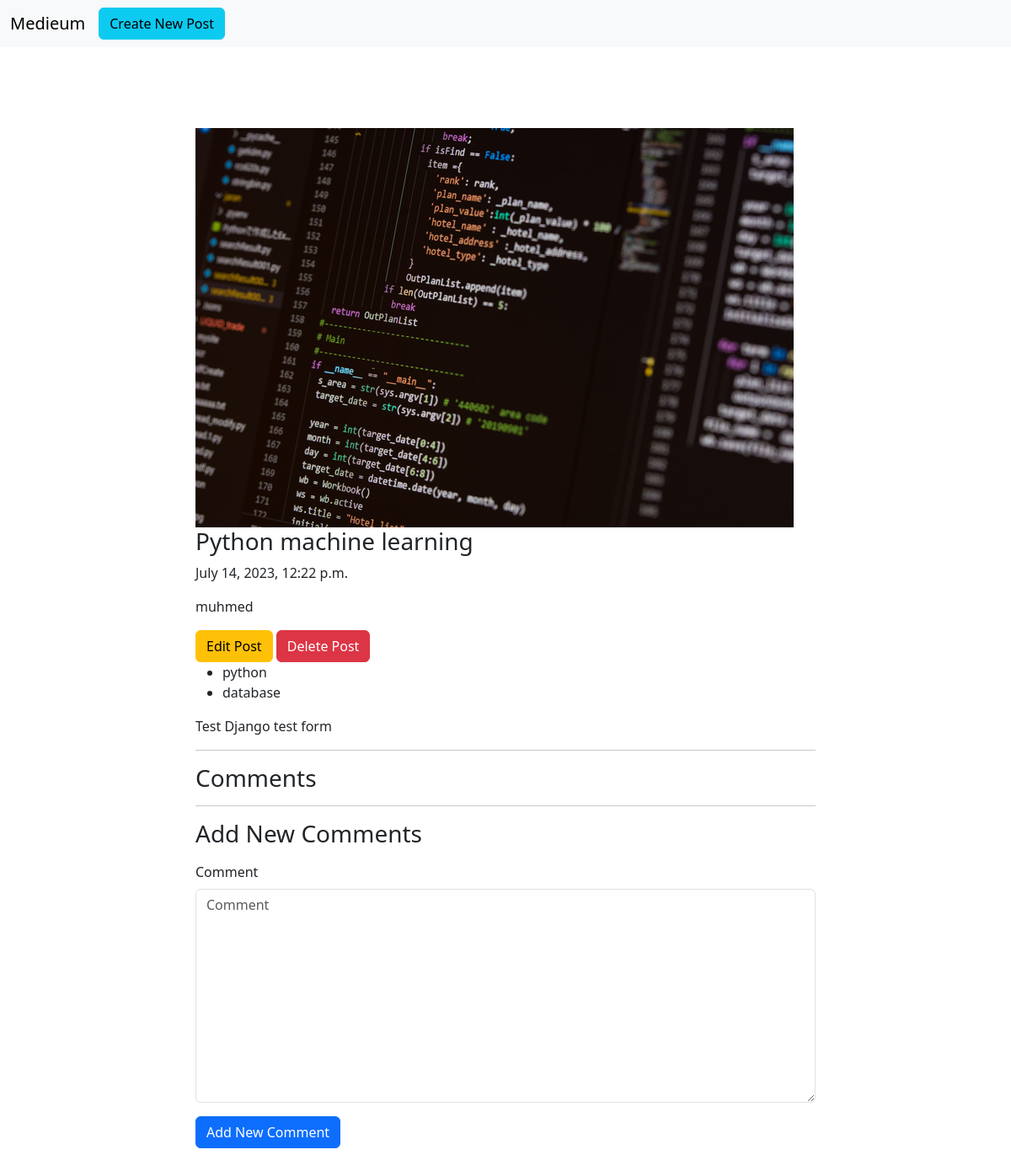
/blog/5, run on an earlier commit of the app's database.
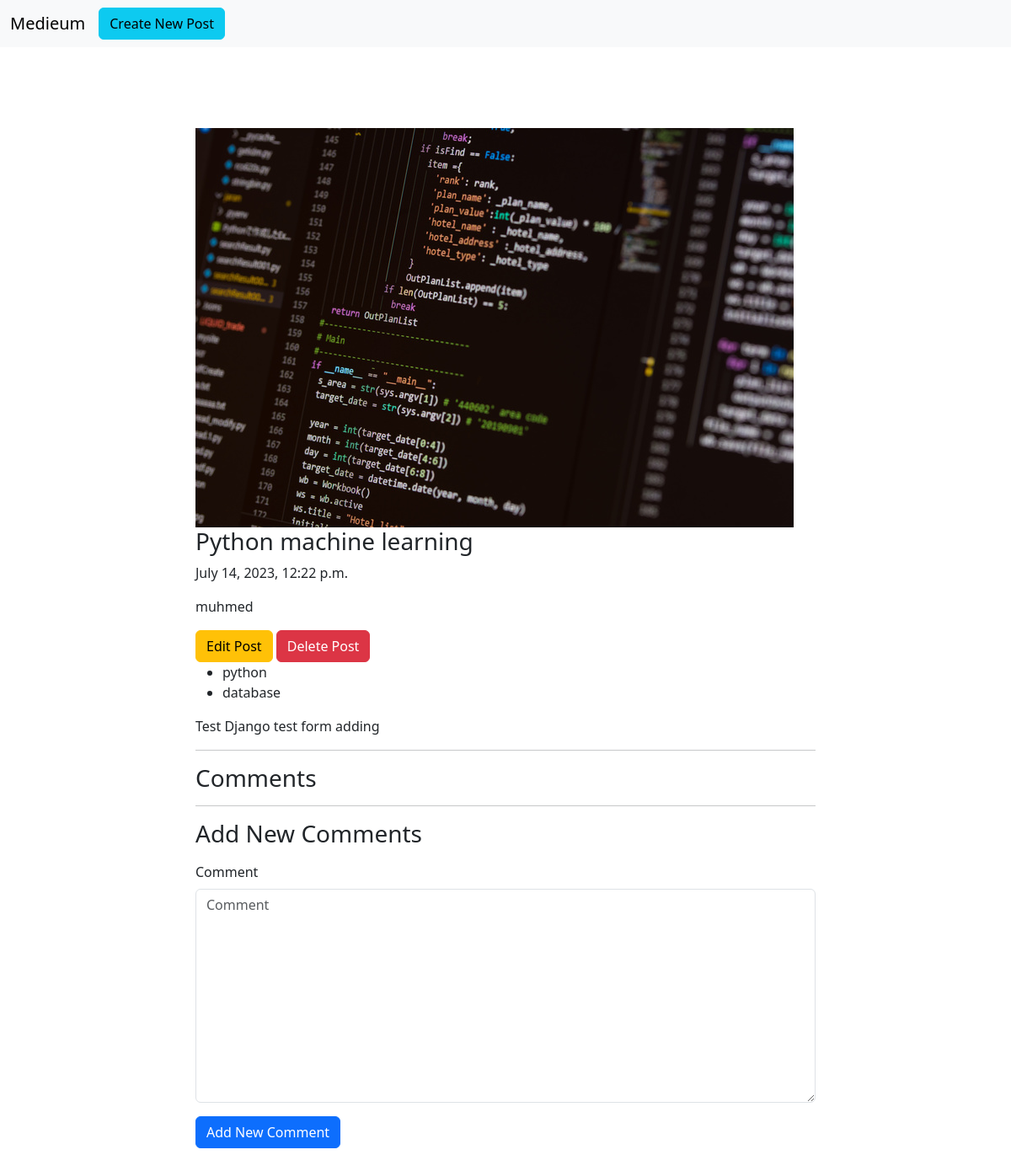
And on a later commit of the database.
### blog/models.py (models this page shows)
class Post(models.Model):
    title = models.CharField(max_length=100)
    content = models.TextField(max_length=300000)
    create_date = models.DateTimeField(default=timezone.now())
    draft = models.BooleanField(default=True)
    tags = TaggableManager()
    author = models.ForeignKey(User,on_delete=models.SET_NULL,null=True,blank=True,related_name='post_user')
    image =  models.ImageField(upload_to='posts')
    def __str__(self):
        return self.title

### blog/views.py (the view)
# urls.py: path('blog/<int:pk>',post_detail),
def post_detail(request,pk):
    data = Post.objects.get(id=pk)
    post_comment =  Comment.objects.filter(post=data)
    if request.method =="POST":
        form = CommentForm(request.POST)
        if form.is_valid():
            myform = form.save(commit=False)
            myform.user = request.user
            myform.post = data
            myform.save()
    else:
        form = CommentForm()
    return render(request,'blog/post_detail.html',{'post':data,'form':form,'post_comment':post_comment})

### blog/forms.py
class CommentForm(forms.ModelForm):
    class Meta:
        model = Comment
        fields = ['comment']

### blog/templates/blog/post_detail.html (shortened to what this page needs)
{% load django_bootstrap5 %}
    <!doctype html>
    <html lang="en">
      <head>
        <link href="https://cdn.jsdelivr.net/npm/bootstrap@5.3.1/dist/css/bootstrap.min.css" rel="stylesheet">
      </head>
      <body>
        <nav class="navbar navbar-expand-lg bg-body-tertiary">
          <div class="container-fluid">
            <a class="navbar-brand" href="#">Medieum</a>
            <div class="collapse navbar-collapse" id="navbarSupportedContent">
            <a class="btn btn-info me-auto" href="/blog/new">Create New Post</a>
            </div>
          </div>
        </nav>
    <div class="container mt-5 ">
        <div class="row py-5">
            <div class="col-lg-8 mx-auto">
                <img src="{{post.image.url}}" alt=''>
                <h3>{{post}}</h3>
                <p>{{post.create_date}}</p>
                <p>{{post.author}}</p>
                <a href="blog/{{post.id}}/edit" class="btn btn-warning">Edit Post</a>
                <a href="blog/{{post.id}}/delete" class="btn btn-danger">Delete Post</a>
                <ul>
                     {%for tag in post.tags.all %}
                     <li>{{ tag }}</li>
                     {% endfor %}
               </ul>
               <p>{{post.content|safe}}</p>
                <hr>
                <h3>Comments</h3>
                <hr>
                <h3>Add New Comments</h3>
                <form method="post">
                    {% bootstrap_form form %}
                    {% bootstrap_button button_type="submit" content="Add New Comment" %}
                </form>
            </div>
          </div>
        </div>
      </body>
    </html>

What changed in the data, as far as the page shows it:
changed Post "Python machine learning": content "Test Django test form" → "Test Django test form adding"
